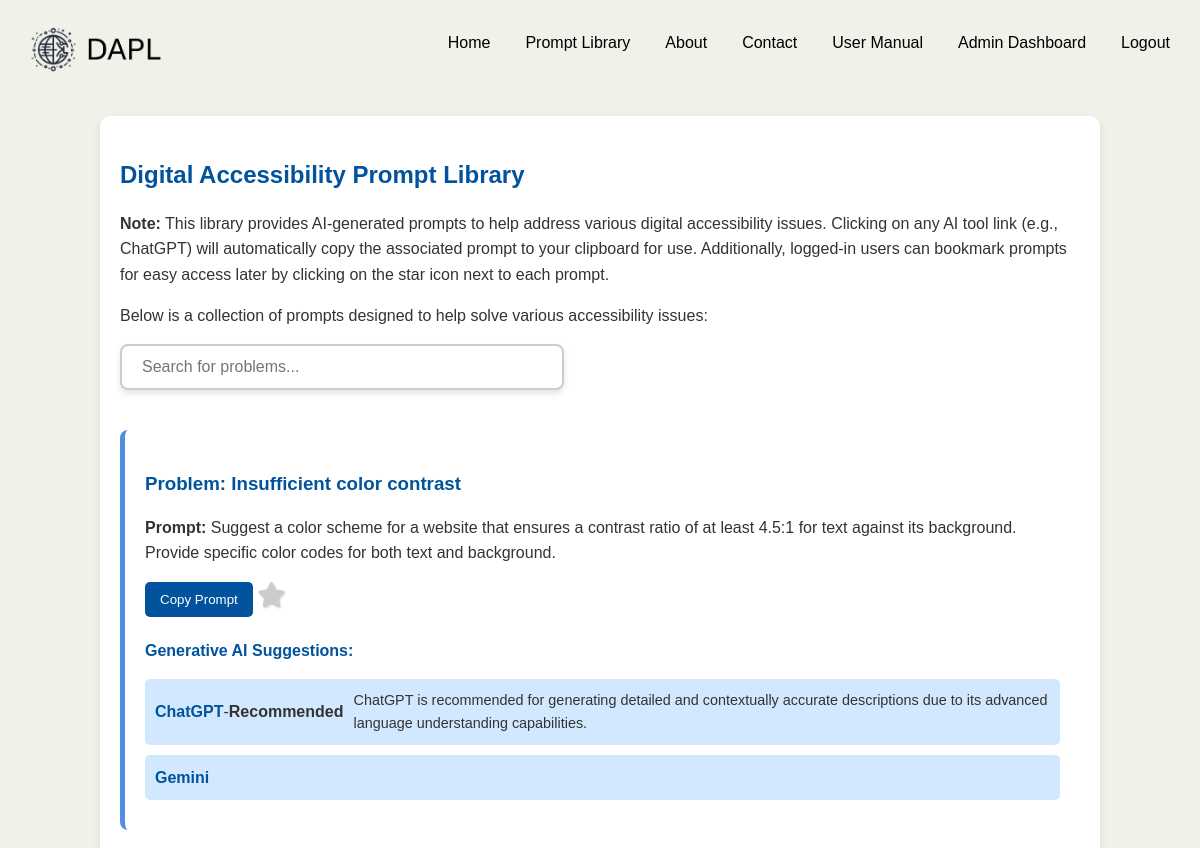
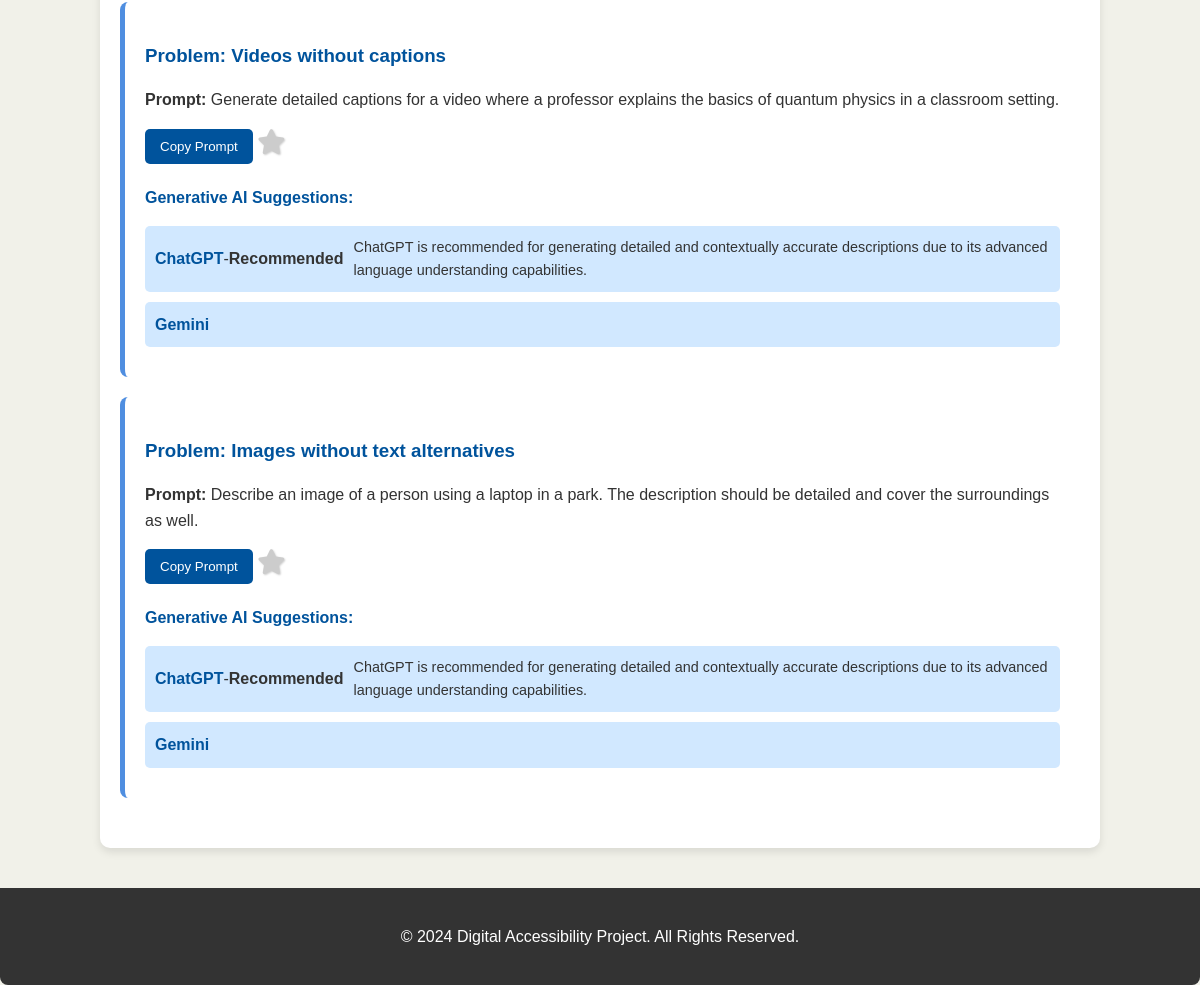
The app's page /library.php (signed in) with its own data (2 pictures, top to bottom).
### tables this page shows
CREATE TABLE `prompts` (
  `id` int(11) NOT NULL,
  `problem` varchar(255) DEFAULT NULL,
  `prompt_text` text NOT NULL
);

### library.php (the view, shortened to what this page needs)
<?php
include('config.php');
$user_id = isset($_SESSION['user_id']) ? $_SESSION['user_id'] : 0;
$query = "
    SELECT p.*, b.id as bookmark_id
    FROM prompts p
    LEFT JOIN bookmarks b ON p.id = b.prompt_id AND b.user_id = ?
    ORDER BY b.id DESC, p.id DESC
";
$stmt = $conn->prepare($query);
$stmt->bind_param("i", $user_id);
$stmt->execute();
$result = $stmt->get_result();
$prompts = $result->fetch_all(MYSQLI_ASSOC);
?>
<!DOCTYPE html>
<html lang="en">
<head>
    <link rel="stylesheet" href="styles.css">
    <link rel="stylesheet" href="https://cdnjs.cloudflare.com/ajax/libs/font-awesome/6.0.0-beta3/css/all.min.css">
</head>
<body>
<?php include('header.php'); ?>
    <div class="container">
        <main>
            <section class="library">
                <h2>Digital Accessibility Prompt Library</h2>
                <p><strong>Note:</strong> This library provides AI-generated prompts to help address various digital accessibility issues. Clicking on any AI tool link (e.g., ChatGPT) will automatically copy the associated prompt to your clipboard for use. Additionally, logged-in users can bookmark prompts for easy access later by clicking on the star icon next to each prompt.</p>
                <p>Below is a collection of prompts designed to help solve various accessibility issues:</p>
                <input type="text" id="searchBar" onkeyup="searchPrompts()" placeholder="Search for problems..." class="search-bar">
                <ul class="prompt-list" id="promptList">
                    <?php foreach ($prompts as $prompt): ?>
                    <li class="prompt-item">
                        <h3>Problem: <?= htmlspecialchars($prompt['problem']) ?></h3>
                        <p id="prompt<?= $prompt['id'] ?>" data-prompt="<?= htmlspecialchars($prompt['prompt_text']) ?>">
                            <strong>Prompt:</strong> <?= htmlspecialchars($prompt['prompt_text']) ?>
                        </p>
                        <button onclick="copyPrompt('prompt<?= $prompt['id'] ?>')">Copy Prompt</button>
                        <?php if (isset($_SESSION['user_id'])): ?>
                        <form method="POST" action="library.php" style="display:inline;">
                            <button type="submit" name="bookmark" class="star" onclick="toggleStar(this)" style="background:none;border:none;">
                                <i class="fas fa-star star <?= $prompt['bookmark_id'] ? 'active' : '' ?>"></i>
                            </button>
                        </form>
                        <?php endif; ?>
                        <div class="ai-suggestions">
                            <h4>Generative AI Suggestions:</h4>
                            <ul>
                                <li>
                                    <a href="https://chat.openai.com/" target="_blank" onclick="handleLinkClick(event, 'prompt<?= $prompt['id'] ?>')">ChatGPT</a> - <strong>Recommended</strong>
                                    <p>ChatGPT is recommended for generating detailed and contextually accurate descriptions due to its advanced language understanding capabilities.</p>
                                </li>
                                <li>
                                    <a href="https://gemini.google.com/" target="_blank" onclick="handleLinkClick(event, 'prompt<?= $prompt['id'] ?>')">Gemini</a>
                                </li>
                            </ul>
                        </div>
                    </li>
                    <?php endforeach; ?>
                </ul>
            </section>
        </main>
    </div>
    <footer>
        <p>&copy; 2024 Digital Accessibility Project. All Rights Reserved.</p>
    </footer>
</body>
</html>

### styles.css (style rules this page uses)
body { font-family: Arial, sans-serif; background-color: #F1F1E9; color: #333; margin: 0; padding: 0; line-height: 1.6; }
.container { width: 80%; margin: auto; padding: 20px; background-color: white; border-radius: 8px; box-shadow: 0 0 10px rgba(0, 0, 0, 0.1); }
h2, h3, h4 { color: #00539CFF; margin-bottom: 15px; }
.intro, .about, .library, .contact { margin-bottom: 30px; }
.intro p, .about p, .library p, .contact p { margin-bottom: 15px; }
.prompt-list { list-style-type: none; padding: 0; }
.prompt-item { background-color: #ffffff; margin: 20px 0; padding: 20px; border-radius: 8px; border-left: 5px solid rgb(79, 142, 224); }
.ai-suggestions ul { list-style-type: none; padding-left: 0; }
.ai-suggestions li { background-color: #d1e8ff; margin: 10px 0; padding: 10px; border-radius: 5px; display: flex; align-items: center; justify-content: space-between; }
.ai-suggestions li a { color: #00539CFF; text-decoration: none; font-weight: bold; }
.ai-suggestions li p { margin: 0; flex: 1; padding-left: 10px; color: #333; font-size: 0.9em; }
footer { background-color: #333; color: white; text-align: center; padding: 20px 0; margin-top: 40px; border-radius: 0 0 8px 8px; }
.search-bar { width: 100%; max-width: 400px; padding: 12px 20px; margin-bottom: 20px; border: 2px solid #ccc; border-radius: 8px; box-shadow: 0 4px 6px rgba(0, 0, 0, 0.1); font-size: 16px; transition: border-color 0.3s ease, box-shadow 0.3s ease; }
.container { max-width: 6000px; margin: 0 auto; padding: 20px; background-color: #ffffff; border-radius: 10px; box-shadow: 0 4px 8px rgba(0, 0, 0, 0.1); }
form { display: flex; flex-direction: column; }
.star { font-size: 40px; color: #ccc; cursor: pointer; transition: color 0.2s, transform 0.2s; text-shadow: 1px 1px 2px rgba(0, 0, 0, 0.2); }
button { padding: 10px 15px; background-color: #00539CFF; color: white; border: none; border-radius: 5px; cursor: pointer; }
h2 { font-size: 24px; color: #00539CFF; font-family: Arial, sans-serif; margin-bottom: 15px; }

### library.php (style rules this page uses)
.star { font-size: 25px; color: #ccc; cursor: pointer; transition: color 0.2s, transform 0.2s; text-shadow: 1px 1px 2px rgba(0, 0, 0, 0.2); }
button.star { background: none; border: none; padding: 0; margin: 0; }

### records on screen
prompts: problem "Insufficient color contrast", prompt_text "Suggest a color scheme for a website that ensures a contrast ratio of at least 4.5:1 for text against its background. Provide specific color codes for both text and background."
prompts: problem "Videos without captions", prompt_text "Generate detailed captions for a video where a professor explains the basics of quantum physics in a classroom setting."
prompts: problem "Images without text alternatives", prompt_text "Describe an image of a person using a laptop in a park. The description should be detailed and cover the surroundings as well."
